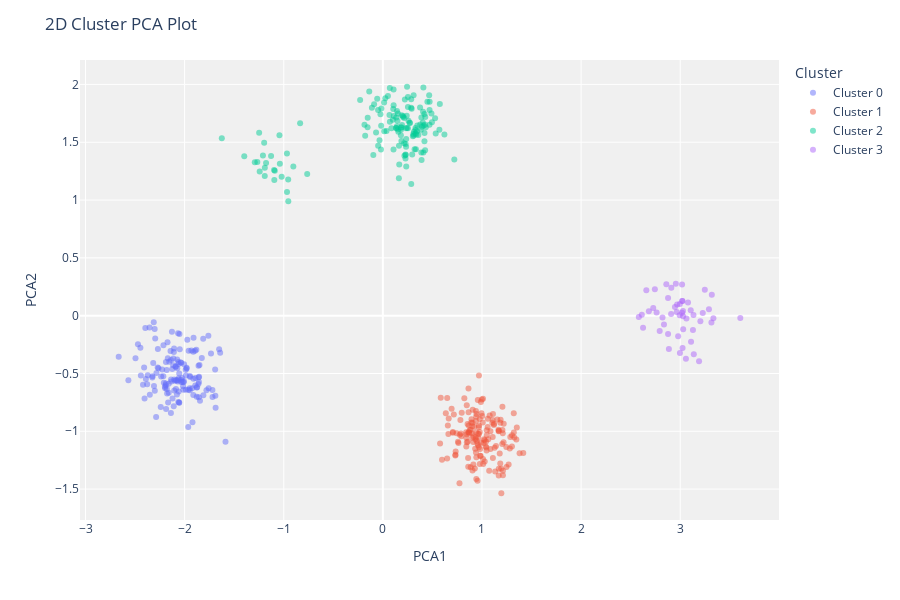
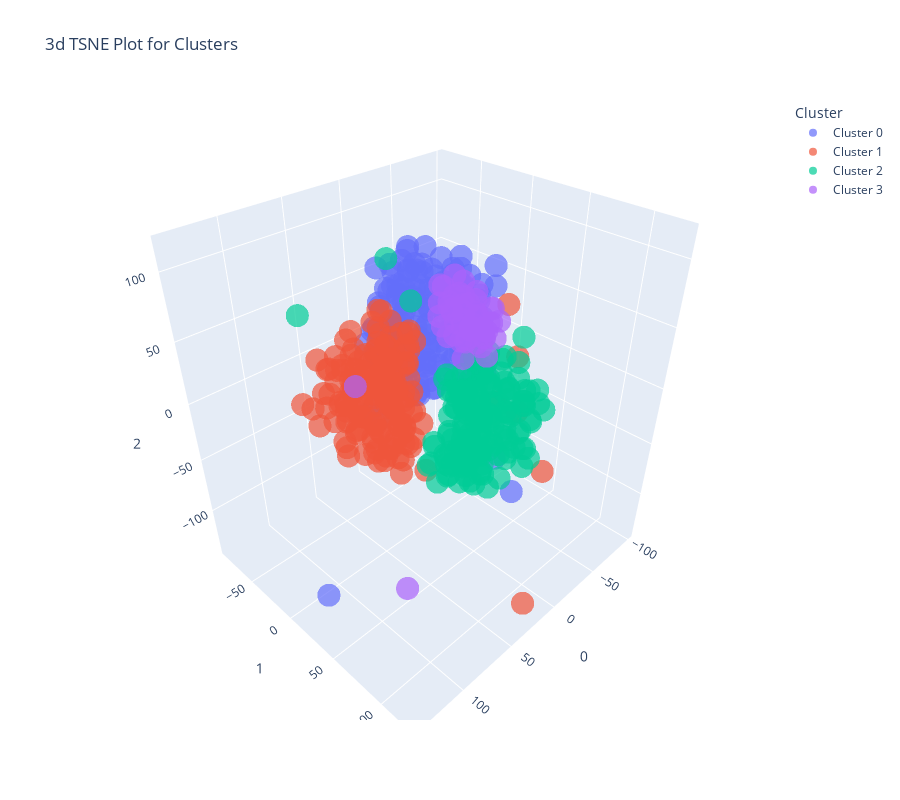

Write notebook code for charts like these, in order.
### Markdown cell above
### Analyze Model

This function analyzes the performance of a trained model.

### モデル解析

学習したモデルの性能を解析する機能です。

### Code cell
evaluate_model(kmeans)

### Figure 1 — Plotly figure (JSON) as saved in the notebook; plotly's stock layout.template omitted (floating-point values rounded to 4 significant figures; data arrays with more than 128 entries replaced by an {"elided": "..."} marker saying what was removed)
{"data": [{"customdata": {"elided": "147x1 int values"}, "hovertemplate": "Cluster=Cluster 0<br>PCA1=%{x}<br>PCA2=%{y}<br>Feature=%{customdata[0]}<extra></extra>", "legendgroup": "Cluster 0", "marker": {"color": "#636efa", "opacity": 0.5, "symbol": "circle"}, "mode": "markers", "name": "Cluster 0", "orientation": "v", "showlegend": true, "textposition": "top center", "type": "scatter", "x": {"elided": "147 float values"}, "xaxis": "x", "y": {"elided": "147 float values"}, "yaxis": "y"}, {"customdata": {"elided": "157x1 int values"}, "hovertemplate": "Cluster=Cluster 1<br>PCA1=%{x}<br>PCA2=%{y}<br>Feature=%{customdata[0]}<extra></extra>", "legendgroup": "Cluster 1", "marker": {"color": "#EF553B", "opacity": 0.5, "symbol": "circle"}, "mode": "markers", "name": "Cluster 1", "orientation": "v", "showlegend": true, "textposition": "top center", "type": "scatter", "x": {"elided": "157 float values"}, "xaxis": "x", "y": {"elided": "157 float values"}, "yaxis": "y"}, {"customdata": {"elided": "151x1 int values"}, "hovertemplate": "Cluster=Cluster 2<br>PCA1=%{x}<br>PCA2=%{y}<br>Feature=%{customdata[0]}<extra></extra>", "legendgroup": "Cluster 2", "marker": {"color": "#00cc96", "opacity": 0.5, "symbol": "circle"}, "mode": "markers", "name": "Cluster 2", "orientation": "v", "showlegend": true, "textposition": "top center", "type": "scatter", "x": {"elided": "151 float values"}, "xaxis": "x", "y": {"elided": "151 float values"}, "yaxis": "y"}, {"customdata": [[27], [23], [25], [17], [24], [20], [23], [26], [23], [27], [23], [31], [22], [24], [29], [22], [28], [26], [25], [24], [24], [25], [20], [30], [25], [28], [20], [24], [22], [26], [17], [26], [28], [18], [21], [21], [17], [27], [25], [24], [28], [26], [28], [25], [24], [17], [29], [29], [28], [18]], "hovertemplate": "Cluster=Cluster 3<br>PCA1=%{x}<br>PCA2=%{y}<br>Feature=%{customdata[0]}<extra></extra>", "legendgroup": "Cluster 3", "marker": {"color": "#ab63fa", "opacity": 0.5, "symbol": "circle"}, "mode": "markers", "name": "Cluster 3", "orientation": "v", "showlegend": true, "textposition": "top center", "type": "scatter", "x": [2.877, 3.29, 3.315, 3.606, 2.968, 3.022, 2.997, 3.023, 3.028, 2.793, 2.821, 2.886, 2.956, 3.028, 2.908, 3.227, 3.057, 2.947, 2.744, 3.335, 3.106, 3.063, 2.965, 2.582, 2.995, 3.19, 2.91, 3.128, 2.979, 3.03, 3.203, 2.762, 2.728, 3.019, 3.018, 3.134, 3.248, 3.137, 2.877, 2.836, 3.109, 2.658, 2.625, 2.683, 3.079, 3.319, 3.019, 2.997, 2.613, 2.86], "xaxis": "x", "y": [-0.1596, 0.0555, -0.06019, -0.0208, 0.09709, 0.1276, 0.1003, -0.2798, -0.005103, -0.133, -0.01674, -0.2875, 0.2759, 0.03959, 0.01459, 0.02356, -0.3727, 0.07394, 0.2285, -0.02343, 0.04665, -0.02479, 0.03078, -0.01183, 0.004345, -0.3934, 0.2423, -0.1239, -0.1777, -0.1178, -0.0476, 0.02747, 0.06575, 0.2698, 0.02568, 0.005365, 0.2232, -0.3338, 0.1535, -0.07559, -0.2267, 0.22, -0.1051, 0.03876, 0.1128, 0.1815, 0.1262, -0.3238, 0.007656, 0.272], "yaxis": "y"}], "layout": {"height": 600, "legend": {"title": {"text": "Cluster"}, "tracegroupgap": 0}, "margin": {"t": 60}, "plot_bgcolor": "rgb(240,240,240)", "title": {"text": "2D Cluster PCA Plot"}, "xaxis": {"anchor": "y", "domain": [0, 1], "title": {"text": "PCA1"}}, "yaxis": {"anchor": "x", "domain": [0, 1], "title": {"text": "PCA2"}}}}

### Figure 2 — Plotly figure (JSON) as saved in the notebook; plotly's stock layout.template omitted (floating-point values rounded to 4 significant figures; data arrays with more than 128 entries replaced by an {"elided": "..."} marker saying what was removed)
{"data": [{"customdata": {"elided": "147x1 int values"}, "hovertemplate": "Cluster=Cluster 0<br>0=%{x}<br>1=%{y}<br>2=%{z}<br>Feature=%{customdata[0]}<extra></extra>", "legendgroup": "Cluster 0", "marker": {"color": "#636efa", "opacity": 0.7, "symbol": "circle"}, "mode": "markers", "name": "Cluster 0", "scene": "scene", "showlegend": true, "type": "scatter3d", "x": {"elided": "147 float values"}, "y": {"elided": "147 float values"}, "z": {"elided": "147 float values"}}, {"customdata": {"elided": "157x1 int values"}, "hovertemplate": "Cluster=Cluster 1<br>0=%{x}<br>1=%{y}<br>2=%{z}<br>Feature=%{customdata[0]}<extra></extra>", "legendgroup": "Cluster 1", "marker": {"color": "#EF553B", "opacity": 0.7, "symbol": "circle"}, "mode": "markers", "name": "Cluster 1", "scene": "scene", "showlegend": true, "type": "scatter3d", "x": {"elided": "157 float values"}, "y": {"elided": "157 float values"}, "z": {"elided": "157 float values"}}, {"customdata": {"elided": "151x1 int values"}, "hovertemplate": "Cluster=Cluster 2<br>0=%{x}<br>1=%{y}<br>2=%{z}<br>Feature=%{customdata[0]}<extra></extra>", "legendgroup": "Cluster 2", "marker": {"color": "#00cc96", "opacity": 0.7, "symbol": "circle"}, "mode": "markers", "name": "Cluster 2", "scene": "scene", "showlegend": true, "type": "scatter3d", "x": {"elided": "151 float values"}, "y": {"elided": "151 float values"}, "z": {"elided": "151 float values"}}, {"customdata": [[27], [23], [25], [17], [24], [20], [23], [26], [23], [27], [23], [31], [22], [24], [29], [22], [28], [26], [25], [24], [24], [25], [20], [30], [25], [28], [20], [24], [22], [26], [17], [26], [28], [18], [21], [21], [17], [27], [25], [24], [28], [26], [28], [25], [24], [17], [29], [29], [28], [18]], "hovertemplate": "Cluster=Cluster 3<br>0=%{x}<br>1=%{y}<br>2=%{z}<br>Feature=%{customdata[0]}<extra></extra>", "legendgroup": "Cluster 3", "marker": {"color": "#ab63fa", "opacity": 0.7, "symbol": "circle"}, "mode": "markers", "name": "Cluster 3", "scene": "scene", "showlegend": true, "type": "scatter3d", "x": [-57.41, -82.7, -71.95, -77.14, -75.46, -87.53, -66.12, -50.69, -71.16, -53.16, 69.93, -49.87, -83.88, -79.75, -63.19, -77.43, -45.72, -72.25, -77.22, -68.86, -88.26, -71.94, -64.61, -59.64, -69.81, -58.37, -76.96, -64.23, -72.13, -60.11, -69.95, -64.16, -68.44, -77.9, -71.03, -77.34, -85.76, -52.81, 65.74, -59.11, -58.34, -78.93, -55.3, -72.27, -82.57, -81.65, -95.58, -49.96, -65.68, -63.04], "y": [-22.5, -43.95, -50.51, -49.61, -23.88, -22.09, -37.3, -31.2, -33.85, -12.88, 45.19, -27.34, -14.03, -26.47, -21.0, -44.42, -32.63, -21.77, -9.918, -54.41, -33.02, -33.98, -29.65, -0.9253, -23.97, -48.08, -15.04, -43.3, -7.665, -34.09, -41.58, -7.297, -10.87, -24.02, -34.47, -31.7, -38.2, -43.53, -6.774, -19.67, -33.81, -2.017, -9.474, -0.03909, -31.17, -45.23, -22.83, -40.31, -1.605, -25.11], "z": [10.64, 12.51, 12.01, 38.8, 33.62, -6.324, 4.26, -0.1136, 27.8, 4.092, -139.0, 25.78, 6.153, 8.882, 28.63, 24.36, 10.71, 17.52, 23.63, 29.89, 4.256, 13.78, -9.437, 7.023, 4.117, 36.94, -5.21, 22.08, -17.62, 31.87, -10.78, -5.211, 8.616, -14.53, 40.55, -2.938, -11.03, 12.67, 17.73, -3.805, 17.86, 14.15, 18.15, 2.186, 21.44, -1.873, 11.55, 26.9, 17.99, -23.22]}], "layout": {"height": 800, "legend": {"title": {"text": "Cluster"}, "tracegroupgap": 0}, "scene": {"domain": {"x": [0, 1], "y": [0, 1]}, "xaxis": {"title": {"text": "0"}}, "yaxis": {"title": {"text": "1"}}, "zaxis": {"title": {"text": "2"}}}, "title": {"text": "3d TSNE Plot for Clusters"}, "width": 900}}
